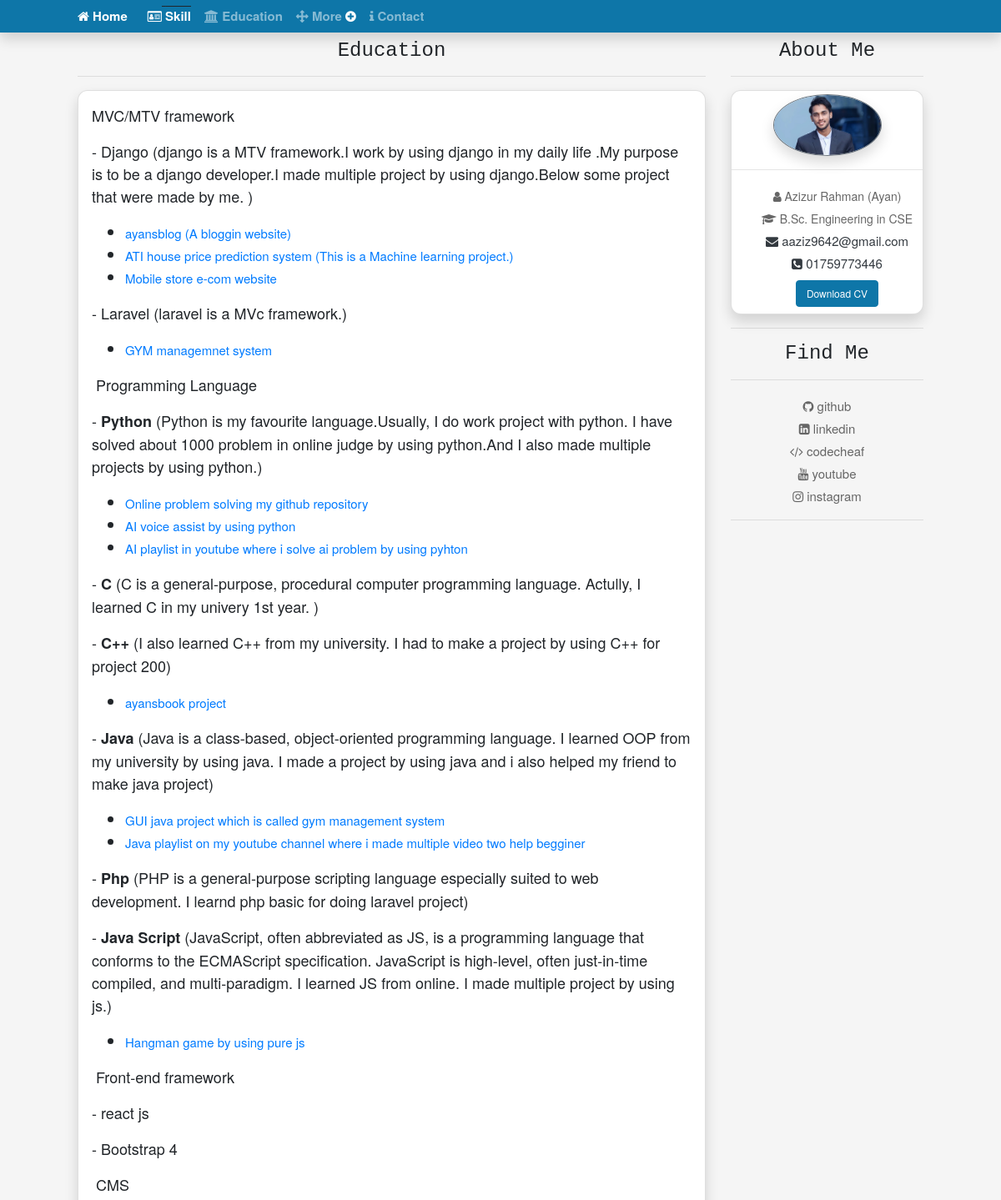
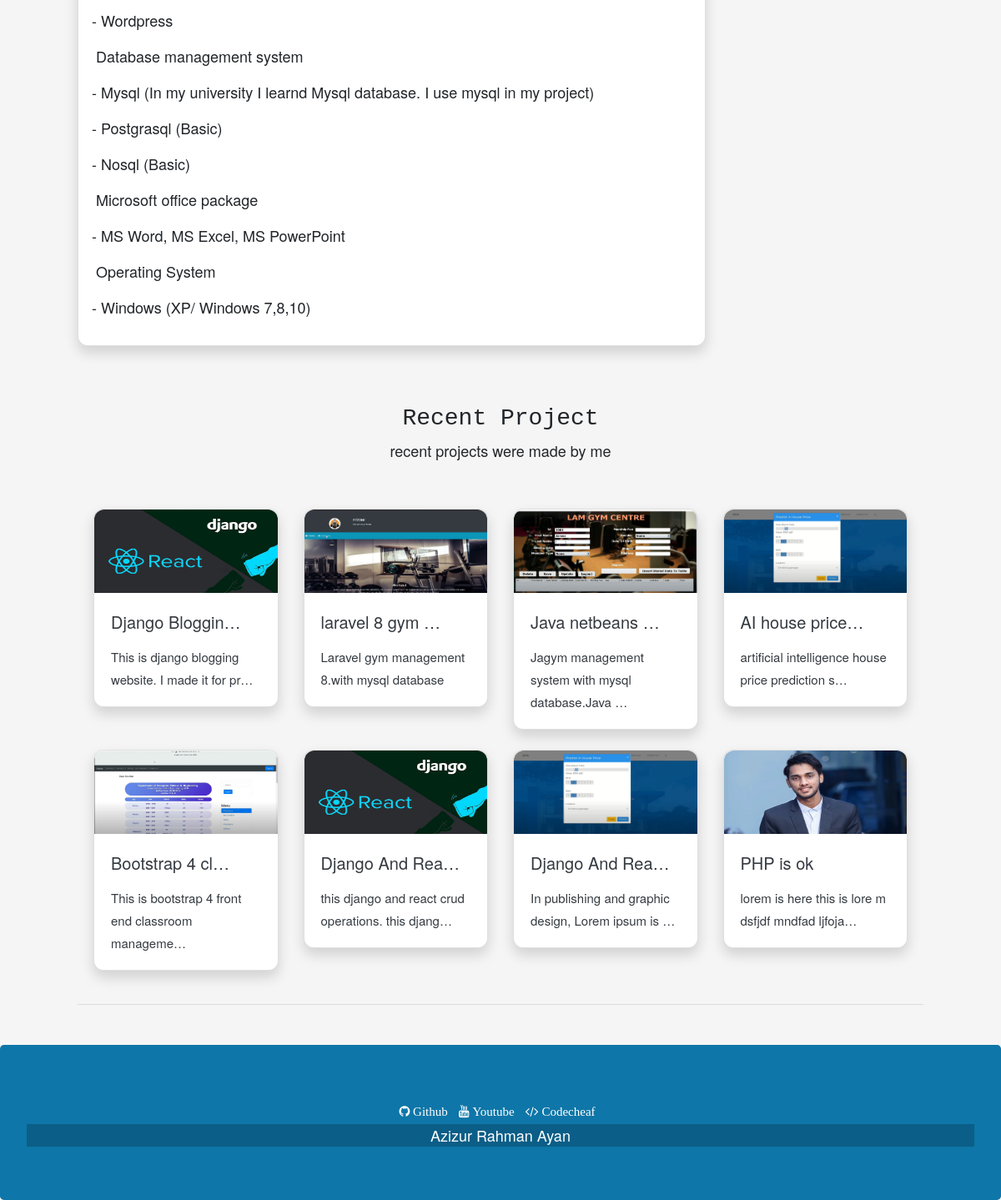
/skill/, run on the app's committed database (2 pictures, top to bottom).
### home/models.py (models this page shows, shortened)
class Skill(models.Model):
    body = RichTextUploadingField(blank=True, null=True)

class Project(models.Model):
    projectPrority = models.IntegerField(blank=True, null=True)
    postCreator = models.CharField(max_length=200)
    projectTitle = models.CharField(max_length=200)
    projectDescriptions = models.TextField()
    projectBody = RichTextUploadingField(blank=True, null=True)
    projectVideoUrl = models.TextField(blank=True)
    projectViews = models.IntegerField(default=0)
    projectTimeDate = models.DateTimeField(auto_now_add=True, auto_now=False, blank=True)
    projectImage =  models.ImageField(blank=False, null=False)

### home/views.py (the view)
# urls.py: path('skill/', views.skill, name='skill'),
def skill(request):
    project = Project.objects.all()
    paginator = Paginator(project, 8)
    page = request.GET.get('page')
    project = paginator.get_page(page)
    data = Skill.objects.all()
    context = {
        'project':project,
        'data': data,
    }
    return render(request, 'body.html', context)

### templates/body.html
{% extends 'base.html' %}
{% load static %}
{% block content %}
<div class="col-sm-9 mt-2">
<h4 class="text-center text-style mb-3">Education</h4>
    <hr>
    <div class="card shadow rounded p-3 ">
    {% for data in data %}
     <div>{{data.body | safe}}</div>
    {% endfor %}
    </div>
</div>
{% endblock content %}

### templates/base.html (shortened to what this page needs)
{% load static %}
<!DOCTYPE html>
<html lang="en">
<head>
  <link rel="stylesheet" href="https://maxcdn.bootstrapcdn.com/bootstrap/4.5.2/css/bootstrap.min.css">
  <link rel="stylesheet" href="{% static 'css/style.css' %}">
   <link
      rel="stylesheet"
      href="https://cdnjs.cloudflare.com/ajax/libs/font-awesome/4.7.0/css/font-awesome.min.css"
    />
</head>
<body style="background-color: #f5f5f5;">
  <nav class="navbar sticky-top navbar-expand-lg  navbar-dark bg-dark pb-0 pt-0 shadow" >
  <div class="container">
  {% url 'home' as home%}
  <a class="navbar-brand {% if request.path == home %}active{% endif %} ml-md-5" href="{% url 'home' %}"><i class="fa fa-home" aria-hidden="true"></i> Home </a>
  <div class="collapse navbar-collapse" id="navbarNav">
    <ul class="navbar-nav navbar-nav mr-auto">
     {% url 'skill' as skill%}
      <li class="nav-item {% if request.path == skill %}active{% endif %}" >
        <a class="nav-link" href="{% url 'skill' %}"><i class="fa fa-id-card-o" aria-hidden="true"></i> Skill</a>
      </li>
    {% url 'education' as education %}
      <li class="nav-item {% if request.path == education %}active{% endif %}">
        <a class="nav-link" href="{{ education }}"><i class="fa fa-university" aria-hidden="true"></i> Education <span class="sr-only">(current)</span></a>
      </li>
         <li class="nav-item dropdown">
            <a href="javascript:void(0);"  role="button"
                    class="nav-link dropdown-toggle mll"
                    data-toggle="dropdown"><i class="fa fa-arrows" aria-hidden="true"></i> More  <i onclick="myFunction(this)"
                       class="fa fa-plus-circle fas"></i></a>
          {% url 'certificate' as certificate %}
        </li>
      {% url 'contact' as contact%}
       <li class="nav-item {% if request.path == contact %}active ul{% endif %}">
        <a class="nav-link" href="{% url 'contact' %}"><i class="fa fa-info" aria-hidden="true"></i> Contact</a>
      </li>
    </ul>
  </div>
</div>
</nav>
<div class="container">
<div class="ml-md-5 mr-md-5">
 <div class="row">
{% block content %}
{% endblock content %}
 <div class="col-sm-3 text-center mb-5 mt-2">
    <h4 class="text-center text-style mb-3">About Me</h4>
    <hr>
    <div class="card shadow rounded  text-center">
    <img src="{% static 'images/aya.jpeg' %}" class="rounded-circle m-hw border border-secondary shadow card-img-top mx-auto d-block mt-1" alt="Cinque Terre"> <hr>
    <div class="ml-md-4">
      <span class="text-style-two"> <i class="fa fa-user" aria-hidden="true"></i>  Azizur Rahman (Ayan)</span></br>
      <span class="text-style-two "><i class="fa fa-graduation-cap" aria-hidden="true"></i> B.Sc. Engineering in CSE <br>
<span class="text-style-two"><a href="mailto:webmaster@example.com" class="text-dark"><i class="fa fa-envelope" aria-hidden="true"></i> aaziz9642@gmail.com</a></span><br>
<span class="text-style-two"><a href="tel:123-456-7890" class="text-dark"><i class="fa fa-phone-square" aria-hidden="true"></i> 01759773446</a></span><br>
<a href="/static/MyCV.pdf" class="btn-cv btn btn-secondary  mt-2 mb-2"  download>Download CV</a>
</div>
</div>
<hr>
<h4 class="text-center text-style">Find Me</h4>
<hr>
<marquee behavior="scroll" direction="down" value="Slower" class="text-center" scrollamount="5" onmouseover="this.stop();" onmouseout="this.start();">
<span class="text-style-two"><a href="https://github.com/ayanchyaziz123" target="_blank" class="text-style-two"><i class="fa fa-github" aria-hidden="true"></i>
 github</a></span><br>
 <span class="text-style-two"><a href="https://www.linkedin.com/in/azizur-rahman-720636165/" target="_blank" class="text-style-two"><i class="fa fa-linkedin-square" aria-hidden="true"></i>
 linkedin</a></span><br>
 <span class="text-style-two"><a href="https://www.codechef.com/users/ayan_mu44thc" target="_blank" class="text-style-two"><i class="fa fa-code" aria-hidden="true"></i>
codecheaf</a></span><br>
 <span class="text-style-two"><a href="https://www.youtube.com/channel/UCOdpQOJytA5J-pyxryFpoTA/playlists" target="_blank" class="text-style-two"><i class="fa fa-youtube" aria-hidden="true"></i>
youtube</a></span><br>
 <span class="text-style-two"><a href="https://www.instagram.com/imayanchyaziz/" target="_blank" class="text-style-two"><i class="fa fa-instagram" aria-hidden="true"></i>
instagram</a></span><br>
</marquee>
 <hr>
    </div>
</div>
 <h3 class="text-center mt-5 text-style mt-5"> Recent Project</h3>
 <p class="text-center">recent projects were made by me<p/>
  <div class="row mt-5 ml-1 mr-1">
    {% for project in project %}
    <div class="col-sm-3 mt-2" style="border-radius: 25px;">
    <a href="#">
<div class="card text-white  mb-3  shadow  rounded">
 <div class="inner">
 <img src={{project.projectImage.url}} alt="no img" class="card-img-top img-bor" style="max-height:100px;">
   </div>
  <div class="card-body">
  <div class="card-title"> <a href="{% url 'fullProject' project.id %}" class="text-dark text-style-two tt">{{project.projectTitle |truncatechars:15}}</a></br></div>
    <a href="{% url 'fullProject' project.id %}" class="text-dark text-style-two">{{project.projectDescriptions |truncatechars:50}}</a>
  </div>
</div>
</a>
    </div>
    {% endfor %}
  </div>
  <hr>
</div>
</div>
<footer class="jumbotron mb-0 mt-5 bg-dark text-white text-center">
<div class="text-center">
<a href="https://github.com/ayanchyaziz123"><i class="fa fa-github pb-2  text-white mr-2 " aria-hidden="true"> Github</i></a>
<a href="https://www.youtube.com/channel/UCOdpQOJytA5J-pyxryFpoTA"><i class="fa fa-youtube pb-2 text-white mr-2 " aria-hidden="true"> Youtube</i></a>
<a href="https://github.com/ayanchyaziz123"><i class="fa fa-code pb-2 text-white mr-2 " aria-hidden="true"> Codecheaf</i></a>
</div>
   <div class="text-center " style="background-color: rgba(0, 0, 0, 0.2);">
    Azizur Rahman Ayan
  </div>
</footer>
</body>
</html>

### static/css/style.css (style rules this page uses)
body { font-family:Helvetica Neue; font-size: 18px;; }
.bg-dark { background-color: #0e76a8 !important; }
.text-style { font-family:Courier New; }
.text-style-two { font-size: 14px; color: #666666; }
.m-hw { max-height: 130px; max-width: 130px; }
a { font-size: 15px !important; }
.btn-secondary { background-color: #0e76a8 !important; border-color: #0e76a8; }
.dropdown-toggle::after { display: none !important; }
.fas { color:white; }
.active { text-decoration: overline !important; }
.mll { color: white; }
.tt { font-size:20px !important; }
.btn { font-size: 12px !important; }
.navbar-nav .nav-item { font-weight: 600 !important; }
.navbar-brand { font-weight: 600 !important; }
.rounded { border-radius: 12px !important; }
.img-bor { border-top-left-radius: 12px !important; border-top-right-radius: 12px !important; }

### data on the page
Skill: body "MVC/MTV framework - Django (django is a MTV framework.I work by using django in my daily life .My purpose is to be a django developer.I made multiple project by using django.Below some project that were made by me. ) ayansblog (A bloggin website) ATI house price prediction system (This is a Machine learning project.) Mobile store e-com website - Laravel (laravel is a MVc framework.) GYM managemnet system Programming Language - Python (Python is my favourite language.Usually, I do work project with python. I have solved about 1000 problem in online judge by using python.And I also made multiple projects by using python.) Online problem solving my github repository AI voice assist by using…"
Project: projectImage (placeholder picture), projectTitle "Django Bloggin…", projectDescriptions "This is django blogging website. I made it for pr…"
Project: projectImage (picture), projectTitle "laravel 8 gym …", projectDescriptions "Laravel gym management 8.with mysql database"
Project: projectImage (picture), projectTitle "Java netbeans …", projectDescriptions "Jagym management system with mysql database.Java …"
Project: projectImage (picture), projectTitle "AI house price…", projectDescriptions "artificial intelligence house price prediction s…"
Project: projectImage (picture), projectTitle "Bootstrap 4 cl…", projectDescriptions "This is bootstrap 4 front end classroom manageme…"
Project: projectImage (placeholder picture), projectTitle "Django And Rea…", projectDescriptions "this django and react crud operations. this djang…"
Project: projectImage (picture), projectTitle "Django And Rea…", projectDescriptions "In publishing and graphic design, Lorem ipsum is …"
Project: projectImage (picture), projectTitle "PHP is ok", projectDescriptions "lorem is here this is lore m dsfjdf mndfad ljfoja…"
